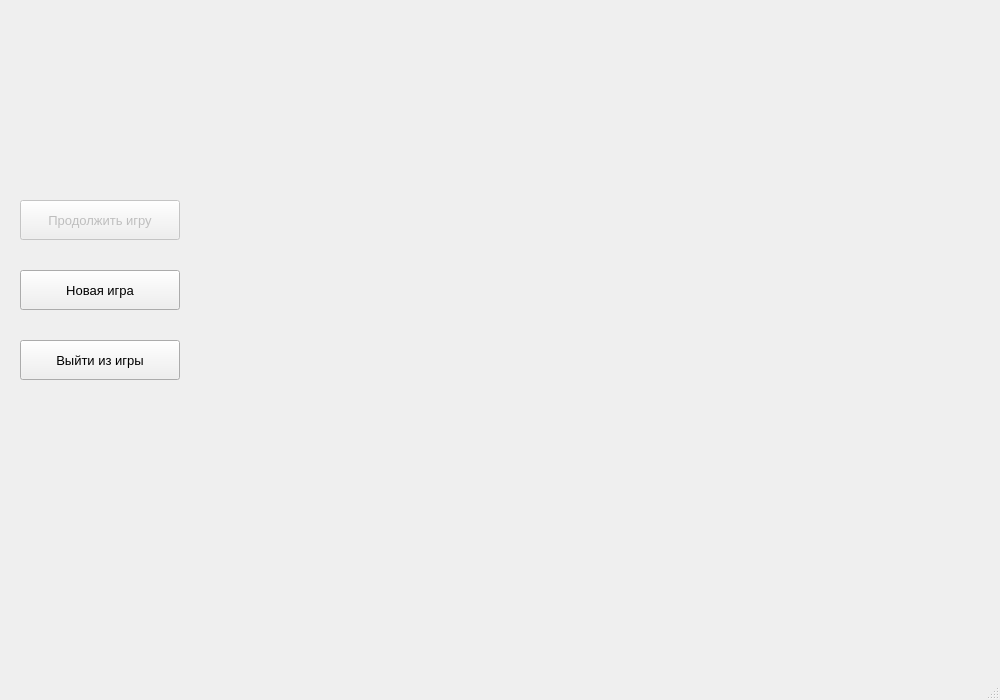
<?xml version="1.0" encoding="UTF-8"?>
<ui version="4.0">
 <class>MainWindow</class>
 <widget class="QMainWindow" name="MainWindow">
  <property name="geometry">
   <rect>
    <x>0</x>
    <y>0</y>
    <width>1000</width>
    <height>700</height>
   </rect>
  </property>
  <property name="font">
   <font>
    <pointsize>10</pointsize>
   </font>
  </property>
  <property name="windowTitle">
   <string>Igra Главное меню</string>
  </property>
  <widget class="QWidget" name="centralwidget">
   <widget class="QPushButton" name="newGameButton">
    <property name="geometry">
     <rect>
      <x>20</x>
      <y>270</y>
      <width>160</width>
      <height>40</height>
     </rect>
    </property>
    <property name="text">
     <string>Новая игра</string>
    </property>
   </widget>
   <widget class="QPushButton" name="gameExit">
    <property name="geometry">
     <rect>
      <x>20</x>
      <y>340</y>
      <width>160</width>
      <height>40</height>
     </rect>
    </property>
    <property name="text">
     <string>Выйти из игры</string>
    </property>
   </widget>
   <widget class="QPushButton" name="continueButton">
    <property name="enabled">
     <bool>false</bool>
    </property>
    <property name="geometry">
     <rect>
      <x>20</x>
      <y>200</y>
      <width>160</width>
      <height>40</height>
     </rect>
    </property>
    <property name="text">
     <string>Продолжить игру</string>
    </property>
   </widget>
  </widget>
  <widget class="QStatusBar" name="statusbar"/>
 </widget>
 <resources/>
 <connections/>
</ui>
